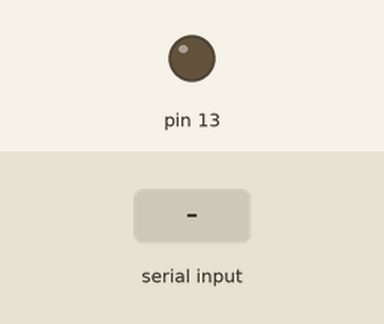
This sketch was run on a simulated Arduino Uno, built with avr-gcc and run on an emulated ATmega328P. Shown: output pins drawn as LEDs (lit = HIGH). The inputs (shaded band) are chosen by the test bench.

Above: at 1.2 s.
1.3 s: "A" received over Serial
At 2.0 s:
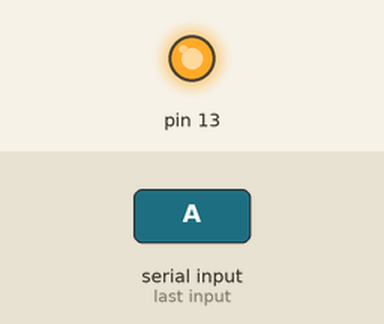
2.8 s: "B" received over Serial
At 3.7 s:
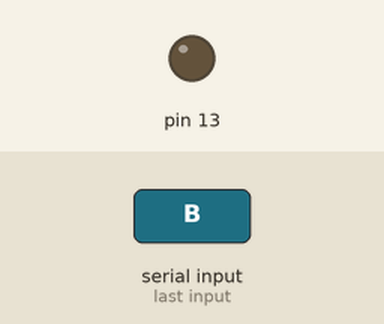
4.3 s: "a" received over Serial
At 4.9 s:
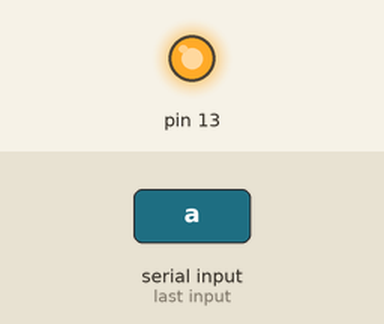
Timing chart, 0 to 7.3 s (numbered marks = the images above; inputs shaded):
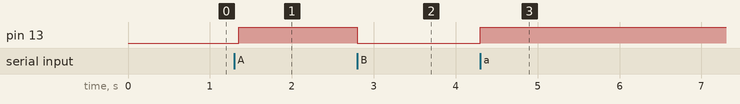

Measured:
- after the input at 1.3 s, pin 13: LOW → HIGH after 0.05 s
- after the input at 2.8 s, pin 13: HIGH → LOW at once
- after the input at 4.3 s, pin 13: LOW → HIGH at once

The sketch:

ledcontrole.ino
```cpp
//OK on va écrit un programmme qui nous permet de controller notre led arduino grace au serial
void setup() {
 pinMode(13, OUTPUT);
 Serial.begin(9600);
}
void loop() {
 if (Serial.available() > 0) {
   char action = Serial.read(); //On ouvre  l'entré des donné de notre serial
   if (action == 'A' || action == 'a') { // la on cré nos regles si  l'entré du clavier et A ou a
     digitalWrite(13, HIGH); //On allume lampe au pin 13
   }
   if (action == 'B' || action == 'b') {// la on cré nos regles si  l'entré du clavier et B ou b
     digitalWrite(13, LOW); // On étient la lamp
   }
 }
 delay(50);
}
```
